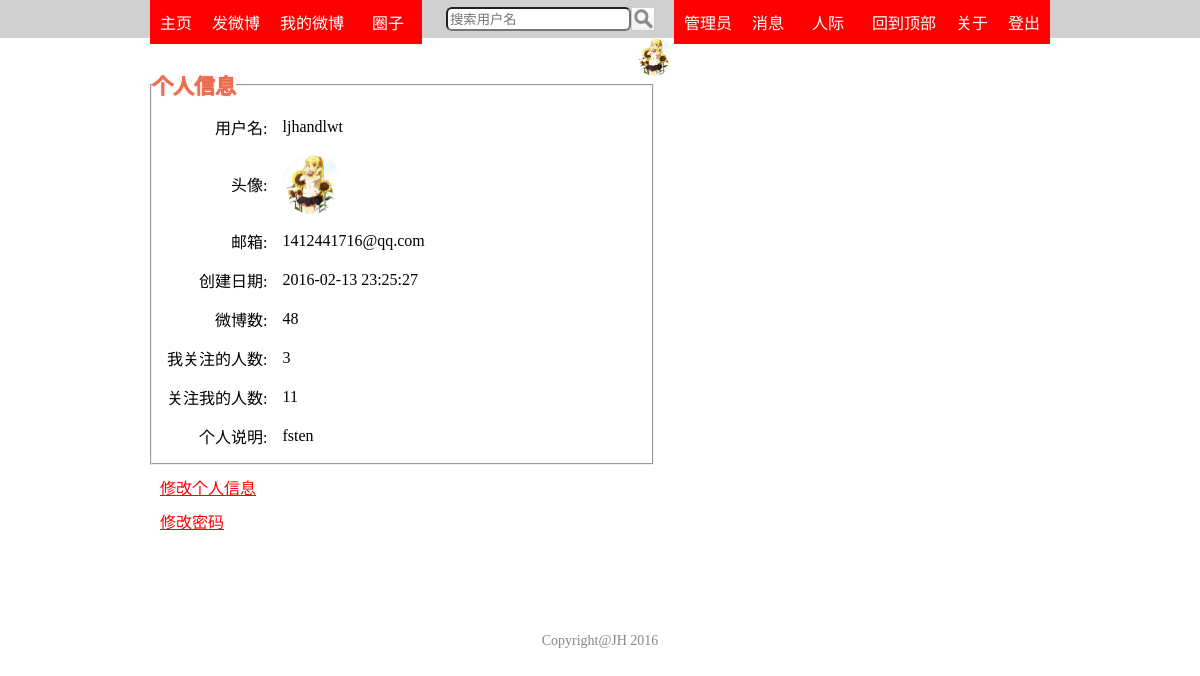
The app's page /user/ljhandlwt (signed in) with its own data.
### app/models.py (models this page shows, shortened)
class User(db.Model):
	id=db.Column(db.Integer,primary_key=True)
	nickname=db.Column(db.String(80),unique=True)
	password=db.Column(db.String(120))
	email=db.Column(db.String(120),unique=True)
	information=db.Column(db.String(250))
	posts=db.relationship('Post',backref='author',lazy='dynamic')
	has_avatar=db.Column(db.Integer,default=0)
	create_time=db.Column(db.DateTime,default=datetime.now())
	messages=db.relationship('Message',backref='people',lazy='dynamic')
	concern=db.relationship('User',secondary=user_user_concern,primaryjoin=id==user_user_concern.c.user1_id,
	secondaryjoin=id==user_user_concern.c.user2_id,backref='concerned')
	blacklist=db.relationship('User',secondary=user_user_blacklist,primaryjoin=id==user_user_blacklist.c.user1_id,
	secondaryjoin=id==user_user_blacklist.c.user2_id,backref='blackedlist')
	is_authenticated=True
	is_active=True
	is_anonymous=False
	def avatar(self):
		if self.has_avatar:
			return '/static/avatar/'+self.nickname+'.jpg'
		else:
			return url_for('static',filename='favicon.ico')
	def count_new_message(self):
		return Message.query.filter_by(user_id=self.id,has_showed=0).count()
	def is_admin(self):
		return Admin.query.filter_by(nickname=self.nickname).first() is not None

### app/views.py (the view)
@app.route('/user/<nickname>')
@login_required
def personal(nickname):
	user=get_user(nickname)
	if user is not None:
		return render_template('user.html',title=u"个人信息",user=user)
	else:
		abort(404)

### app/views.py (called while the page is built)
@lm.user_loader
def load_user(id):
	return User.query.get(int(id))

@app.before_request
def before_request():
	g.user=current_user

def get_user(nickname):
	return User.query.filter_by(nickname=nickname).first()

### app/templates/user.html (shortened to what this page needs)
{%extends 'base.html'%}
{%block content%}
<fieldset class='information'>
<legend>个人信息</legend>
<table>
  <tr>
	<td class="right">用户名:</td>
	<td>{{user.nickname}}</td>
  </tr>
  <tr>
	<td class="right">头像:</td>
	<td><img src='{{user.avatar()}}' class='avatar' alt='头像'></td>
  </tr>
  <tr>
	<td class="right">邮箱:</td>
	<td>{{user.email}}</td>
  </tr>
  <tr>
	<td class="right">创建日期:</td>
	<td>{{user.create_time.strftime('%Y-%m-%d %H:%M:%S')}}</td>
  </tr>
  <tr>
	<td class="right">微博数:</td>
	<td>{{user.posts.count()}}</td>
  </tr>
  <tr>
	<td class="right">{%if g.user.id==user.id%}我{%else%}ta{%endif%}关注的人数:</td>
	<td>{{user.concern.__len__()}}</td>
  </tr>
  <tr>
	<td class="right">关注{%if g.user.id==user.id%}我{%else%}ta{%endif%}的人数:</td>
	<td>{{user.concerned.__len__()}}</td>
  </tr>
  <tr>
	<td class="right">个人说明:</td>
	<td>{{user.information}}</td>
  </tr>
</table>
</fieldset>
{%if g.user.id==user.id%}
  <p><a href="/settings" style="color:red">修改个人信息</a></p>
  <p><a href="/settings/password" style="color:red">修改密码</a></p>
{%endif%}
{%endblock%}

### app/templates/base.html (shortened to what this page needs)
<html>
<head>
<link rel="stylesheet" type="text/css" href="{{url_for('static',filename='style.css')}}">
<link rel="stylesheet" type="text/css" href="{{url_for('static',filename='header.css')}}">
</head>
<body>
<div id="wrap">
<div class='header_base'></div>
<div id="header">
  <ul class='left'>
	<li><a href='/index' class='menu_link'>主页</a></li>
	{%if g.user and g.user.is_authenticated%}
	  <li><a href="/write" class='menu_link'>发微博</a></li>
	  <li><a href='/user/{{g.user.nickname}}/blog' class='menu_link'>我的微博</a></li>
	  <li style='width:68px'>
		<a href='/concern' class='menu_link'>圈子</a>
	  </li>
	  <li>
		<div class='search'>
	      <form action="{{url_for('search_user')}}" method="POST">
			<input type='text' name='search' placeholder='搜索用户名' required>
			<input type='image' src="{{url_for('static',filename='search.png')}}" alt='搜索'>
		  </form>
		</div>
	  </li>
	{%endif%}
  </ul>
  <ul class='right'>
    {%if g.user and g.user.is_authenticated%}
	  <li><a href='/logout' class='menu_link'>登出</a></li>
	  <li><a href='javascript:;' class='menu_link' onclick="about()">关于</a></li>
	  <li><a href='#' class='menu_link'>回到顶部</a></li>
	  <li style="width:68px">
	    <a href='javascript:;' class='menu_link'>人际</a>
	  </li>
	  <li style="position:relative">
	    <a href='/message' class='menu_link'>消息</a>
	  </li>
	  {%if g.user.is_admin()%}
	    <li><a href='/admin' class='menu_link'>管理员</a></li>
	  {%endif%}
	  <li style="position:relative">
	    <a href='/user'>
		  <img src="{{g.user.avatar()}}" class='small_avatar' alt='头像'>
		</a>
	  </li>
	{%endif%}
  </ul>
</div>
<div id="mainBody">
{%block content%}
{%endblock%}
</div>
</div>
<div id="footer">
Copyright@JH 2016
</div>
</body>
</html>

### app/static/style.css (style rules this page uses)
* { margin:0; padding:0; }
#mainBody { margin:0 150px; }
table .right { text-align:right; }
.avatar { width:60px; height:60px; border-radius:30px; }
.small_avatar { width:38px; height:38px; border-radius:19px; }
legend { font-weight:bold; color:#EA734F; font-size:21px; text-shadow:0 0 1px #F00; }
#footer { margin:100px 0 30px 0; font-size:14px; text-align:center; color:#888; }

### app/static/header.css (style rules this page uses)
#header { width:100%; position:fixed; top:0; left:0; }
div.header_base { height:70px; }
#header ul { list-style:none; }
#header li { text-align:center; }
#header ul.left { margin-left:150px; }
#header ul.left li { float:left; }
#header ul.right { margin-right:150px; }
#header ul.right li { float:right; }
#header a.menu_link { padding:10px; text-decoration:none; color:white; display:block; }
#header a.menu_link:link { background-color:red; }
.search form { height:38px; margin-left:24px; }
.search input { display:block; float:left; margin:7px 0; }
.search input[type='text'] { padding:2px; height:24px; border-radius:6px; }
.search input[type='image'] { height:22px; width:22px; border:1px solid #CCC; }

### app/templates/user.html (style rules this page uses)
fieldset.information { width:500px; }
table { border-spacing:15px; }
p { margin:10px; }

### records on screen
User: user.avatar (picture), nickname "ljhandlwt", avatar (picture), email "1412441716@qq.com", create_time "2016-02-13 23:25:27", information "fsten"

### other values on screen
{{ user.posts.count() }} "48"
{{ user.concern.__len__() }} "3"
{{ user.concerned.__len__() }} "11"
